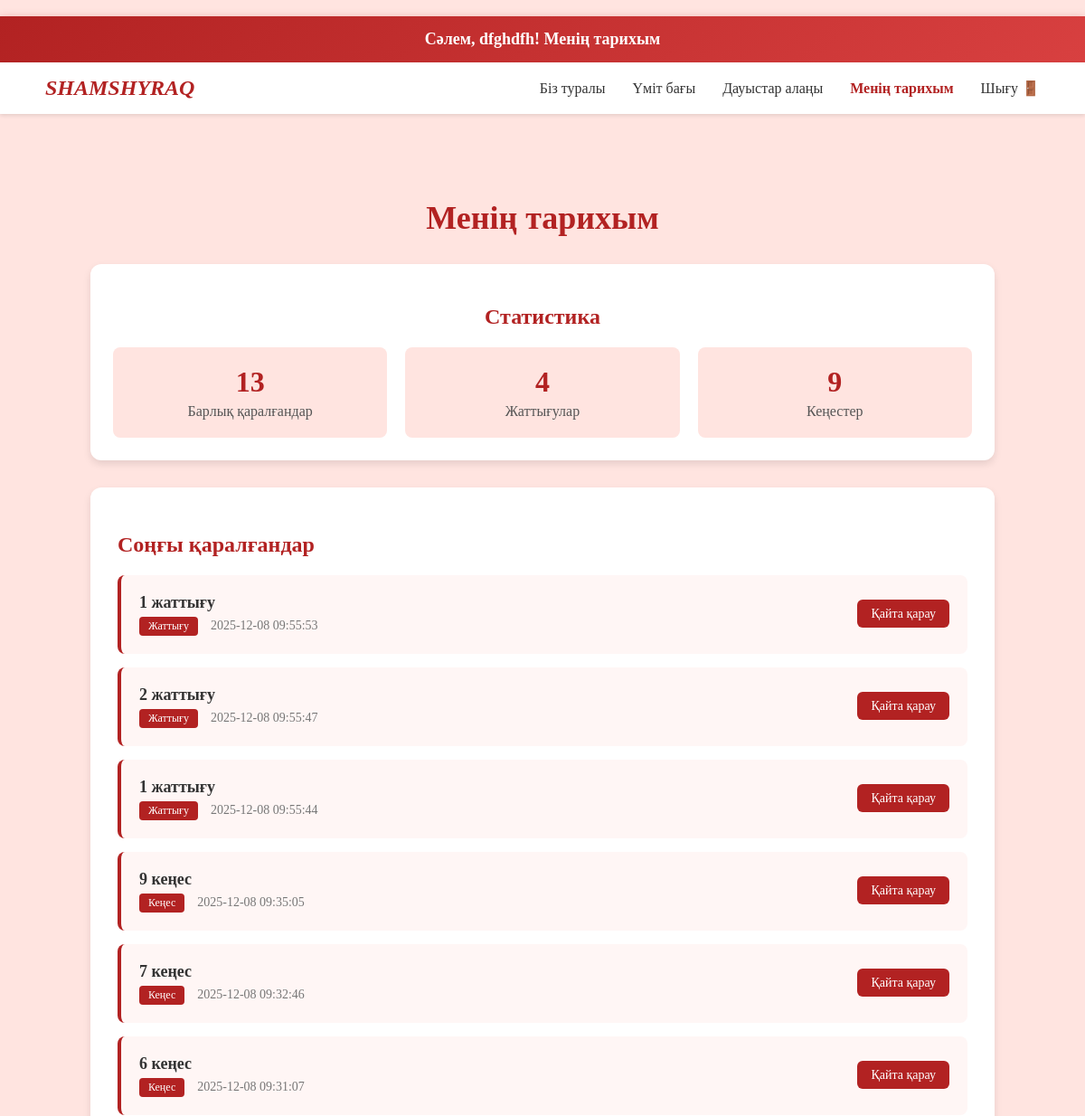
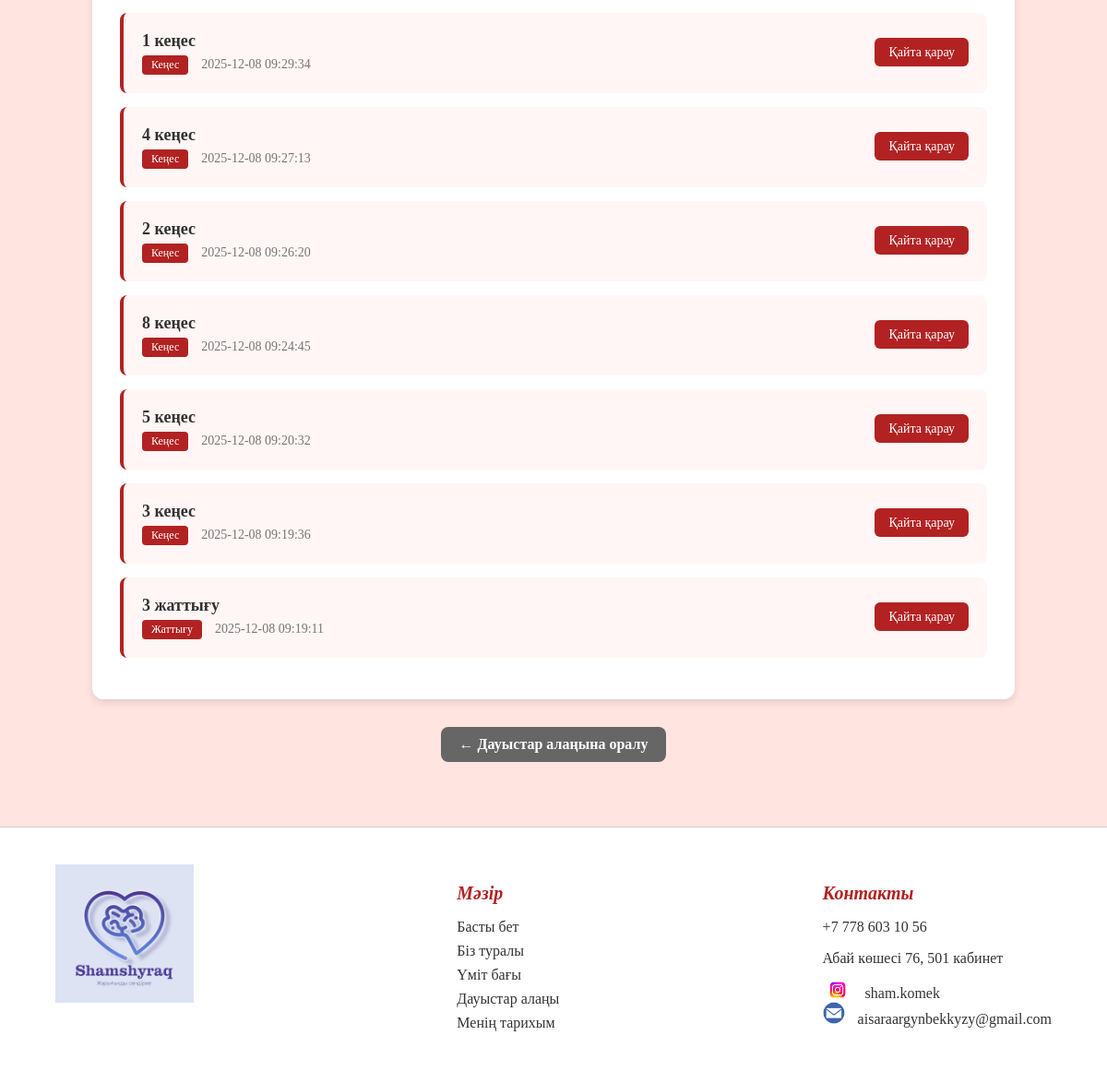
Page /history (signed in) on the committed database (2 pictures, top to bottom).
### tables this page shows
CREATE TABLE view_history (
                id INTEGER PRIMARY KEY AUTOINCREMENT,
                user_id INTEGER NOT NULL,
                item_type TEXT NOT NULL, -- 'exercise' или 'advice'
                item_id INTEGER NOT NULL,
                item_name TEXT NOT NULL,
                viewed_at TIMESTAMP DEFAULT CURRENT_TIMESTAMP,
                FOREIGN KEY (user_id) REFERENCES users(id) ON DELETE CASCADE
            );

### main.py (the view)
@app.get("/history", response_class=HTMLResponse)
def read_history(request: Request, db: Database = Depends(get_db)):
    user = require_auth(request)
    if isinstance(user, RedirectResponse):
        return user
    view_history = db.get_view_history(user["id"])
    return templates.TemplateResponse("history.html", {
        "request": request,
        "title": "Менің тарихым",
        "user": user,
        "view_history": view_history
    })

### templates/history.html (shortened to what this page needs)
﻿<!DOCTYPE html>
<html lang="kk">
<head>
</head>
<body>
    {% if user %}
    <div class="welcome-banner">
        Сәлем, {{ user.name }}! Менің тарихым
    </div>
    {% endif %}
    <nav class="navbar">
        <a href="/" class="logo">SHAMSHYRAQ</a>
        <div class="nav-links">
            <a href="/about">Біз туралы</a>
            <a href="/hope">Үміт бағы</a>
            <a href="/voices">Дауыстар алаңы</a>
            <a href="/history" style="color: #B22222; font-weight: bold;">Менің тарихым</a>
            <a href="/logout" class="logout-with-text" title="Шығу">
                Шығу 🚪
            </a>
        </div>
    </nav>
    <div class="container">
        <h1 class="page-title">Менің тарихым</h1>
        <div class="history-stats">
            <h2 style="color: #B22222; margin-bottom: 20px;">Статистика</h2>
            <div class="stats-grid">
                <div class="stat-item">
                    <div class="stat-number">{{ view_history|length }}</div>
                    <div class="stat-label">Барлық қаралғандар</div>
                </div>
                <div class="stat-item">
                    <div class="stat-number">
                        {% set exercise_count = view_history|selectattr('item_type', 'equalto', 'exercise')|list|length %}
                        {{ exercise_count }}
                    </div>
                    <div class="stat-label">Жаттығулар</div>
                </div>
                <div class="stat-item">
                    <div class="stat-number">
                        {% set advice_count = view_history|selectattr('item_type', 'equalto', 'advice')|list|length %}
                        {{ advice_count }}
                    </div>
                    <div class="stat-label">Кеңестер</div>
                </div>
            </div>
        </div>
        <div class="history-list">
            <h2 style="color: #B22222; margin-bottom: 20px;">Соңғы қаралғандар</h2>
            {% if view_history %}
                {% for item in view_history %}
                <div class="history-item">
                    <div class="item-info">
                        <div class="item-name">{{ item.item_name }}</div>
                        <div>
                            <span class="item-type">
                                {% if item.item_type == 'exercise' %}
                                    Жаттығу
                                {% else %}
                                    Кеңес
                                {% endif %}
                            </span>
                            <span class="item-date">{{ item.viewed_at }}</span>
                        </div>
                    </div>
                    <div class="item-actions">
                        <a href="/{{ item.item_type }}/{{ item.item_id }}">Қайта қарау</a>
                    </div>
                </div>
                {% endfor %}
            {% else %}
                <div class="empty-history">
                    <p>Әлі ешнәрсе қаралмаған. <a href="/hope" style="color: #B22222; text-decoration: none;">Үміт бағына өтіп</a> жаттығулар мен кеңестерді көріңіз!</p>
                </div>
            {% endif %}
        </div>
        <div class="back-link">
            <a href="/voices" class="back-btn">← Дауыстар алаңына оралу</a>
        </div>
    </div>
    <footer>
        <div class="logo-area">
            <img src="/static/shamlogo.jpeg" alt="Sham">
        </div>
        <div>
            <h3>Мәзір</h3>
            <ul>
                <li><a href="/">Басты бет</a></li>
                <li><a href="/about">Біз туралы</a></li>
                <li><a href="/hope">Үміт бағы</a></li>
                <li><a href="/voices">Дауыстар алаңы</a></li>
                <li><a href="/history">Менің тарихым</a></li>
            </ul>
        </div>
        <div>
            <h3>Контакты</h3>
            <p>+7 778 603 10 56</p>
            <p>Абай көшесі 76, 501 кабинет</p>
            <div class="social">
                <a href="#"><img src="/static/logoin.jpeg" alt="Instagram" width="32"></a>
                <span>sham.komek</span><br>
                <a href="#"><img src="/static/logopo.jpeg" alt="Email" width="24"></a>
                <span>aisaraargynbekkyzy@gmail.com</span>
            </div>
        </div>
    </footer>
</body>
</html>

### templates/history.html (style rules this page uses)
body { font-family: 'Times New Roman', Times, serif; margin: 0; background-color: #FFE4E0; }
.welcome-banner { background: linear-gradient(135deg, #B22222, #D84040); color: white; padding: 15px; text-align: center; font-size: 18px; font-weight: bold; box-shadow: 0 2px 10px rgba(178, 34, 34, 0.3); }
.navbar { display: flex; justify-content: space-between; align-items: center; padding: 15px 50px; background-color: #fff; box-shadow: 0 2px 4px rgba(0,0,0,0.1); }
.navbar .logo { font-size: 24px; font-weight: bold; font-style: italic; color: #B22222; text-decoration: none; }
.navbar .nav-links { display: flex; align-items: center; }
.navbar .nav-links a { margin-left: 30px; text-decoration: none; color: #333; font-weight: 500; transition: color 0.3s ease; }
.logout-with-text { display: flex; align-items: center; gap: 8px; margin-left: 20px; text-decoration: none; color: #B22222; font-weight: 500; transition: all 0.3s ease; }
.container { max-width: 1000px; margin: 50px auto; padding: 20px; }
.page-title { text-align: center; font-size: 36px; color: #B22222; margin-bottom: 30px; font-weight: bold; }
.history-stats { background-color: white; border-radius: 12px; padding: 25px; margin-bottom: 30px; box-shadow: 0 4px 8px rgba(0,0,0,0.1); text-align: center; }
.stats-grid { display: grid; grid-template-columns: repeat(auto-fit, minmax(200px, 1fr)); gap: 20px; margin-top: 20px; }
.stat-item { background-color: #FFE4E0; padding: 20px; border-radius: 8px; }
.stat-number { font-size: 32px; color: #B22222; font-weight: bold; margin-bottom: 5px; }
.stat-label { color: #555; font-size: 16px; }
.history-list { background-color: white; border-radius: 12px; padding: 30px; box-shadow: 0 4px 8px rgba(0,0,0,0.1); }
.history-item { background-color: #FFF6F5; border-radius: 8px; padding: 20px; margin-bottom: 15px; border-left: 4px solid #B22222; display: flex; justify-content: space-between; align-items: center; transition: transform 0.3s ease; }
.item-info { flex: 1; }
.item-name { font-size: 18px; color: #333; font-weight: bold; margin-bottom: 5px; }
.item-type { display: inline-block; background-color: #B22222; color: white; padding: 3px 10px; border-radius: 4px; font-size: 12px; margin-right: 10px; }
.item-date { color: #777; font-size: 14px; }
.item-actions a { background-color: #B22222; color: white; padding: 8px 15px; border-radius: 6px; text-decoration: none; font-size: 14px; transition: background-color 0.3s ease; }
.back-link { text-align: center; margin-top: 30px; }
.back-btn { display: inline-block; background-color: #666; color: white; padding: 10px 20px; border-radius: 8px; text-decoration: none; font-weight: bold; transition: all 0.3s ease; }
footer { background-color: #fff; padding: 40px 60px; color: #333; display: flex; justify-content: space-between; flex-wrap: wrap; font-size: 16px; border-top: 1px solid #ccc; margin-top: 50px; }
footer .logo-area { max-width: 300px; }
footer .logo-area img { width: 150px; height: auto; margin-bottom: 10px; }
footer h3 { color: #B22222; font-style: italic; font-size: 20px; margin-bottom: 10px; }
footer ul { list-style: none; padding: 0; }
footer ul li { margin-bottom: 8px; }
footer a { text-decoration: none; color: #333; }
footer .social { margin-top: 10px; }
footer .social a { margin-right: 10px; text-decoration: none; }

### rows in the picture
view_history: item_name "1 жаттығу", item_type "Жаттығу", viewed_at "2025-12-08 09:55:53"
view_history: item_name "2 жаттығу", item_type "Жаттығу", viewed_at "2025-12-08 09:55:47"
view_history: item_name "1 жаттығу", item_type "Жаттығу", viewed_at "2025-12-08 09:55:44"
view_history: item_name "9 кеңес", item_type "Кеңес", viewed_at "2025-12-08 09:35:05"
view_history: item_name "7 кеңес", item_type "Кеңес", viewed_at "2025-12-08 09:32:46"
view_history: item_name "6 кеңес", item_type "Кеңес", viewed_at "2025-12-08 09:31:07"
view_history: item_name "1 кеңес", item_type "Кеңес", viewed_at "2025-12-08 09:29:34"
view_history: item_name "4 кеңес", item_type "Кеңес", viewed_at "2025-12-08 09:27:13"
view_history: item_name "2 кеңес", item_type "Кеңес", viewed_at "2025-12-08 09:26:20"
view_history: item_name "8 кеңес", item_type "Кеңес", viewed_at "2025-12-08 09:24:45"
view_history: item_name "5 кеңес", item_type "Кеңес", viewed_at "2025-12-08 09:20:32"
view_history: item_name "3 кеңес", item_type "Кеңес", viewed_at "2025-12-08 09:19:36"
view_history: item_name "3 жаттығу", item_type "Жаттығу", viewed_at "2025-12-08 09:19:11"

### other values in the picture
{{ user.name }} "dfghdfh"
{{ view_history|length }} "13"
{{ exercise_count }} "4"
{{ advice_count }} "9"
